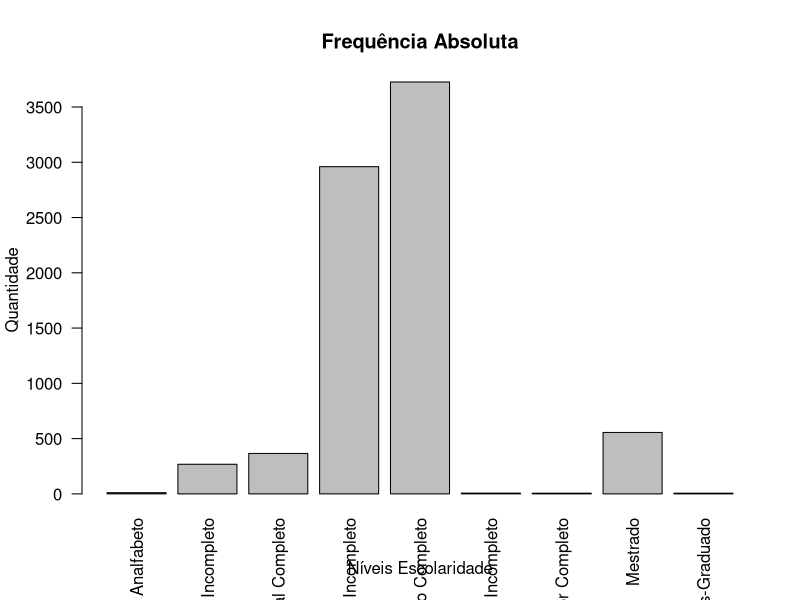
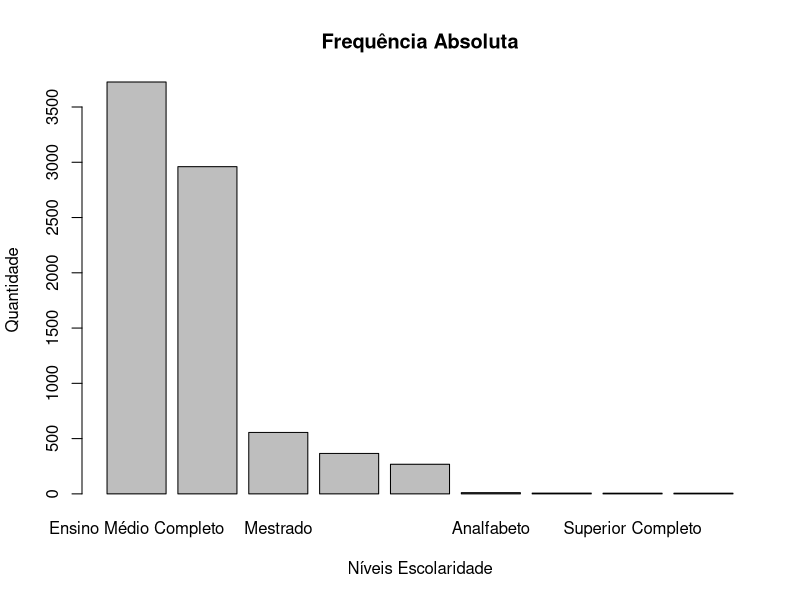
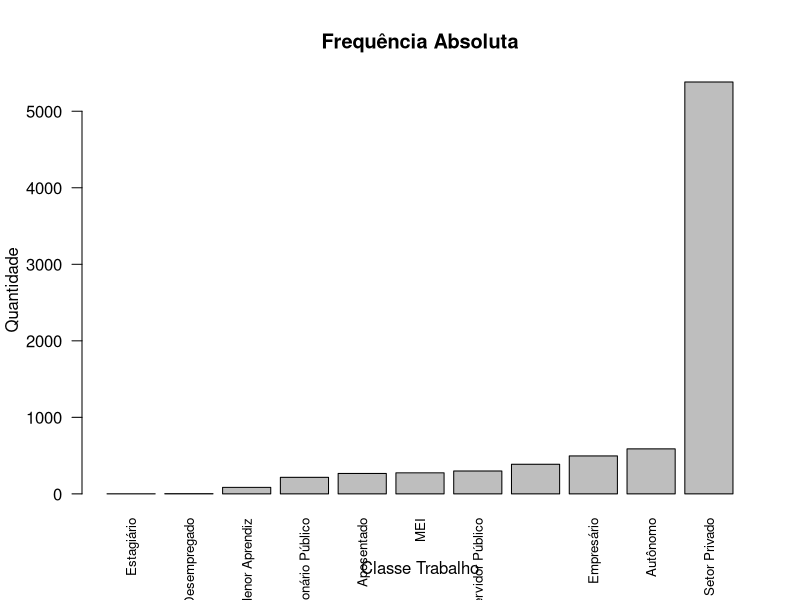
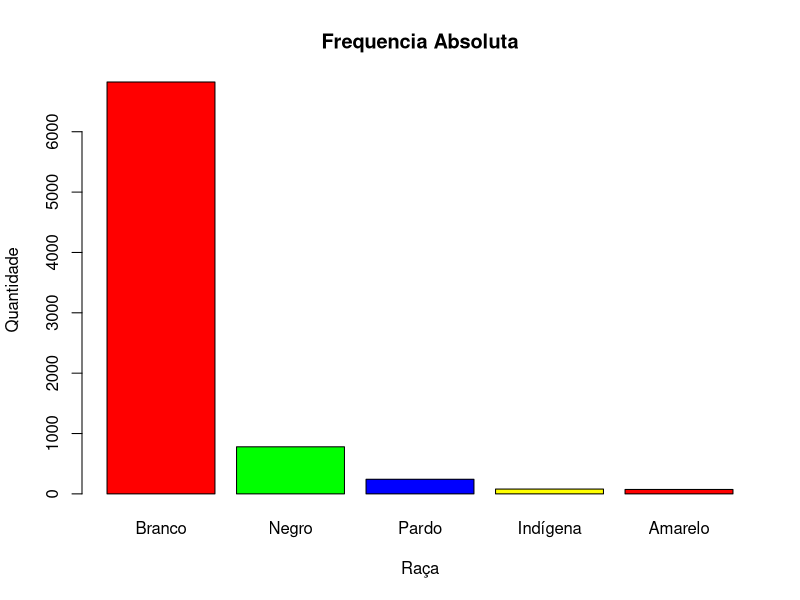
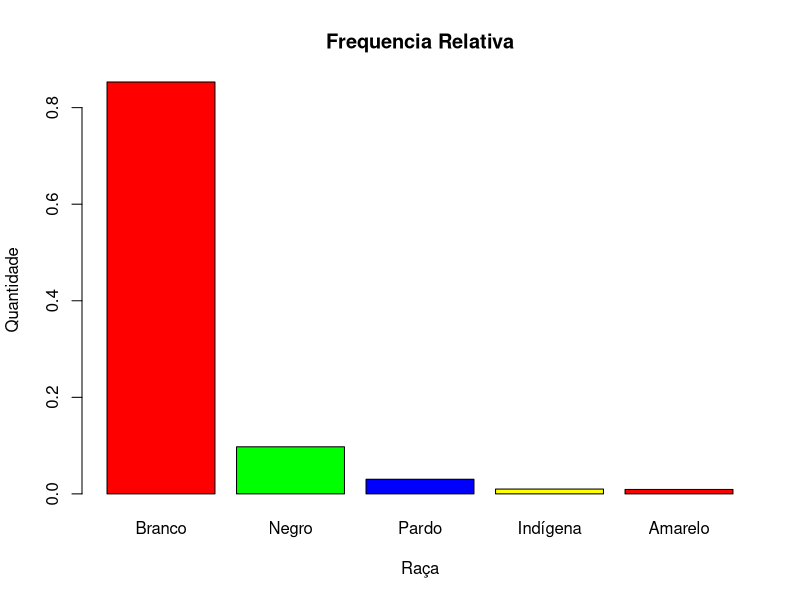
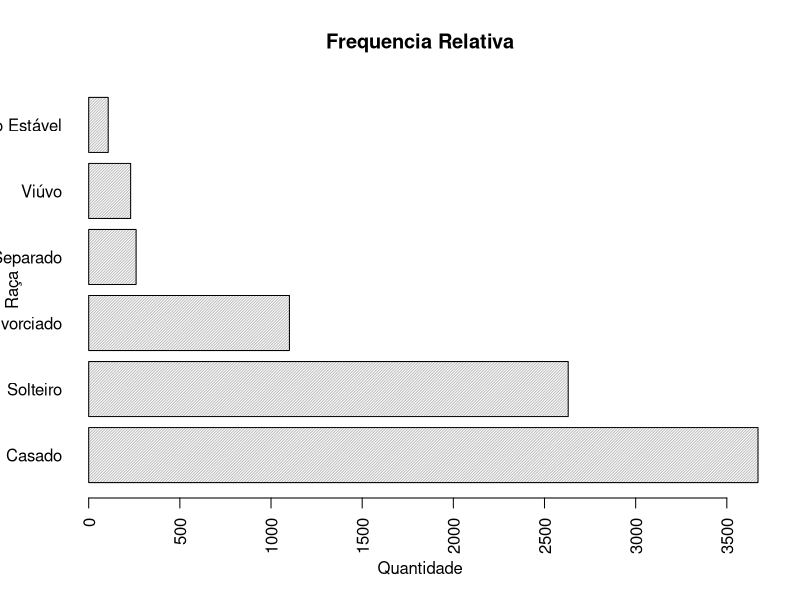
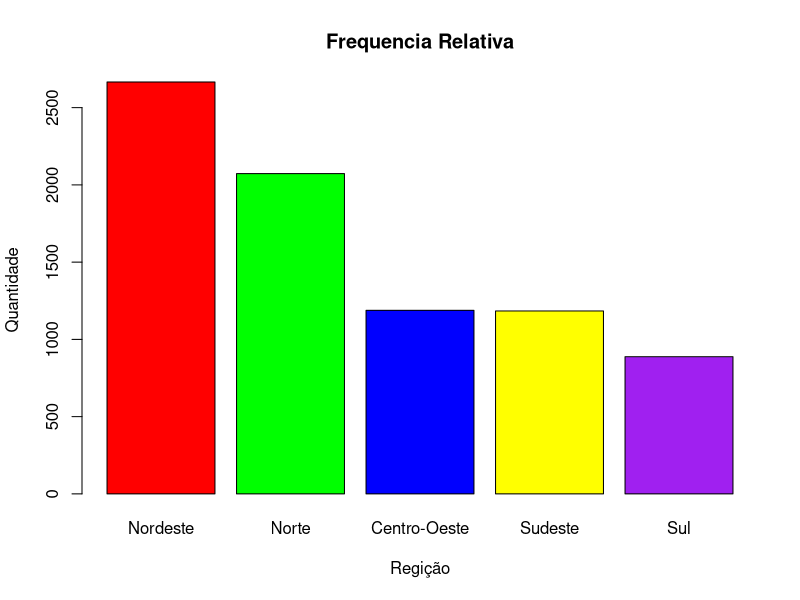
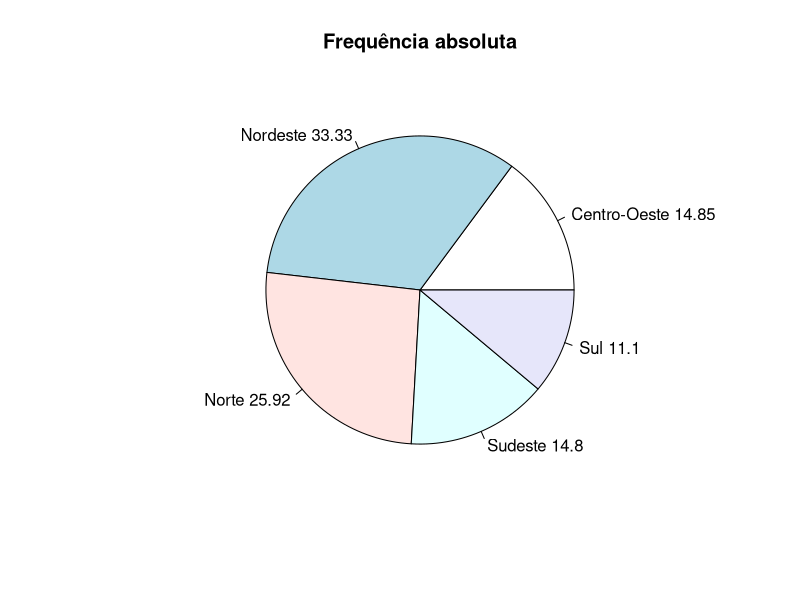

R code for these plots, in order:



os <- Sys.info()[['sysname']]

if (os == "Linux") {
    setwd("/home/quelvin/r_projects/analise_clientes_R/")
} else if (os == "Windows") {
    setwd("C:/Users/Cerqueira/r_projects/analise_clientes/")
} else {
  print(paste("Você está usando:", os))
}




# Definindo pasta de trabalho


# Importando dataset
df <- read.csv("data/clientes_8000-1.csv",
                 sep=";",
                 dec=",",
                 fileEncoding = "latin1")

# Verificando primeiras linhas
head(df)

# Verificando colunas nulas ou em branco
colSums(is.na(df)|df=="")

# Vistualizar dados 
View(df)

# Estrutura dos dados 
str(df)
# idade             - quantitativa discreta
# classe_trabalho   - qualitativa nominal
# escolaridade      - qualitativa ordinal
# anos_estudo       - quantitativa discreta
# Estado_civil      - qualitativa nominal
# raça              - qualitativa nominal
# sexo              - qualitativa nominal
# uf                - qualitativa nominal
# regiao            - qualitativa nominal
# qtde_filho        - quantitativa discreta
# salário           - quantitativa continua 

# Verificando valores unicos
print(unique(df$classe_trabalho))

# Convertendo em factor 
df$classe_trabalho <- factor(df$classe_trabalho)


# Verificando valores unicos
print(unique(df$escolaridade))

# Convertendo em factor 
df$escolaridade <- factor(df$escolaridade,levels 
                          = c("Analfabeto",
                              "Ensino Fundamental Incompleto",
                              "Ensino Fundamental Completo",
                              "Ensino Médio Incompleto",
                              "Ensino Médio Completo",
                              "Superior Incompleto",
                              "Superior Completo",
                              "Mestrado",
                              "Pós-Graduado"),
                          ordered = TRUE)

levels(df$escolaridade)


# Verificando valores unicos
print(unique(df$Estado_civil))

# Convertendo em factor 
df$Estado_civil <- factor(df$Estado_civil)


# Verificando valores unicos
print(unique(df$raça))

# Convertendo em factor 
df$raça <- factor(df$raça)


# Verificando valores unicos
print(unique(df$sexo))

# Convertendo em factor 
df$sexo <- factor(df$sexo)


# Verificando valores unicos
print(unique(df$região))

# Convertendo em factor 
df$região <- factor(df$região)


# Verificando valores unicos
print(unique(df$UF))

# Convertendo em factor 
df$UF <- factor(df$UF)

# Verificando níveis 
levels(df$escolaridade)


# Verificando ultimas linhas
tail(df)

# Visualizando dados modo planilha
View(df)

# Análise macro dos dados
summary(df)

# ------------------ESCOLARIDADE-----------------------------------------------#

# Frequência absoluta
fa_escolaridade <- table(df$escolaridade)
fa_escolaridade

# Frequência relativa
fr_escolaridade <- prop.table(table(df$escolaridade))
fr_escolaridade

# Frequência percentual
fp_escolaridade <- fr_escolaridade*100
fp_escolaridade
round(fp_escolaridade,digits = 2)

# Moda
names(fa_escolaridade)[which.max(fa_escolaridade)]

barplot(fa_escolaridade,
        main="Frequência Absoluta",
        xlab="Níveis Escolaridade",
        ylab="Quantidade",
        cex.names =1,
        las = 2)



barplot(sort(fa_escolaridade,decreasing = TRUE),
        main="Frequência Absoluta",
        xlab="Níveis Escolaridade",
        ylab="Quantidade")

# ------------------CLASSE DE TRABALHO-----------------------------------------#


levels(df$classe_trabalho)

# Frequência absoluta
fa_classe_trabalho = table(df$classe_trabalho)
fa_classe_trabalho
sort(fa_classe_trabalho)

# Frequência relativa
fr_classe_trabalho <- prop.table(table(df$classe_trabalho))
sort(fr_classe_trabalho)

# Frequência rercentual
fp_classe_trabalho <- fr_classe_trabalho*100
sort(round(fp_classe_trabalho,digits = 2))

# Moda
names(fa_classe_trabalho)[which.max(fa_classe_trabalho)]

# Plotagem
barplot(sort(fa_classe_trabalho),
        main = "Frequência Absoluta",
        ylab = "Quantidade",
        xlab = "Classe Trabalho",
        cex.names = 0.8,
        las=2)

# ------------------Raça-------------------------------------------------------#

levels(df$raça)

# Frequência absoluta
fa_raca = table(df$raça)
sort(fa_raca, decreasing = TRUE)

# Frequência relativa
fr_raca <- prop.table(table(df$raça))
fr_raca

# Frquência percentual
fp_raca <- fr_raca*100
sort(round(fp_raca,digits = 2),decreasing = TRUE)


barplot(sort(fa_raca,decreasing = TRUE),
        main = "Frequencia Absoluta",
        ylab = "Quantidade",
        xlab = "Raça",
        col = c("red", "green", "blue", "yellow"))



barplot(sort(fr_raca,decreasing = TRUE),
        main = "Frequencia Relativa",
        ylab = "Quantidade",
        xlab = "Raça",
        col = c("red", "green", "blue", "yellow"))


# ------------------Estado Civil-----------------------------------------------#

levels(df$Estado_civil)

fa_estado_civil <- table(df$Estado_civil)
fa_estado_civil

barplot(sort(fa_estado_civil,decreasing = TRUE),
        main = "Frequencia Relativa",
        ylab = "Raça",
        xlab = "Quantidade",
        density = 50,
        horiz = TRUE,
        las=2)

# ------------------Região-----------------------------------------------------#

levels(df$região)

fa_regiao <- table(df$região)
fa_regiao

barplot(sort(fa_regiao,decreasing = TRUE),
        main = "Frequencia Relativa",
        ylab = "Quantidade",
        xlab = "Regição",
        col = c("red", "green", "blue", "yellow","purple"))


fp_regiao  <- prop.table(table(df$região))*100
pie(fp_regiao,
    main= "Frequência absoluta",
    labels  = paste( names(fp_regiao), as.character(round(fp_regiao,digits = 2))))


# ------------------UF---------------------------------------------------------#

levels(df$UF)

fa_uf  <-table(df$UF)
fa_uf

barplot(sort(fa_uf,decreasing = TRUE),
        main = "Frequencia Relativa",
        ylab = "Quantidade",
        xlab = "UF",
        col = heat.colors(length(fa_uf)),
        density = 90)

################### QUATITATIVAS DISCRETAS #####################################
# ------------------IDADE------------------------------------------------------#

fa_idade <- table(df$idade)
fr_idade <- prop.table(table(df$idade))
fp_idade <- fr_idade*100

fa_idade
fr_idade
fp_idade

barplot(sort(fa_idade,decreasing = TRUE),las=2)

# Medidas de resumo
# Moda 
names(fa_idade)[which.max(fa_idade)]

# Mediana
median(df$idade)
median(df$idade,na.rm = TRUE)

# Media
mean(df$idade)
mean(df$idade,na.rm = TRUE)

# Quartis
# São amplamente utilizados em estatística para entender a distribuição de um 
# conjunto de dados. Os quartis ajudam a identificar a dispersão e a localização central dos dados, 
# facilitando a análise de tendências e variações. Eles são parte de uma análise descritiva mais 
# ampla que inclui outras medidas como mediana, média, e desvio padrão.

quantile(df$idade)
qt_idade <- quantile(df$idade,na.rm = TRUE)

qt_idade
boxplot(df$idade, 
        main="Boxplot Idade",
        xlab="",
        ylab="Quantidade")

boxplot(df$idade~df$região)


max(df$idade)
min(df$idade)

# Amplitude 
# Mede a dispersão dos dados: A amplitude fornece uma ideia rápida de como os dados 
# estão espalhados. Um valor alto de amplitude indica que os dados estão amplamente 
# distribuídos, enquanto uma amplitude baixa indica que os dados estão concentrados em t
# orno de valores semelhantes.
# 
# Comparação de variabilidade entre conjuntos de dados: A amplitude é útil quando 
# você quer comparar rapidamente a variabilidade entre diferentes conjuntos de dados. 
# Se dois conjuntos de dados tiverem médias semelhantes, mas amplitudes diferentes, o 
# conjunto com maior amplitude terá mais variabilidade.
diff(range(df$idade))
diff(range(df$idade,na.rm = TRUE))

# Variância
# A variância quantifica o grau de espalhamento dos dados em torno da média. 
# Valores maiores de variância indicam que os dados estão mais dispersos 
# (maior variabilidade), enquanto valores menores de variância indicam que os dados 
# estão mais próximos da média (menor variabilidade).
# 
# Identificação de padrões de variabilidade: A variância ajuda a identificar se 
# um conjunto de dados tem muita ou pouca variação. Isso é útil em várias áreas, como economia, 
# engenharia, finanças e ciências sociais, onde compreender a estabilidade ou a 
# flutuação dos dados é crucial.
var(df$idade)

# Desvio Padrão
# Dispersão em torno da média: O desvio padrão de 13.57 significa que, em média, os 
# valores do seu conjunto de dados estão a cerca de 13.57 unidades de distância da média.
# Comparação com a média: Se a média dos dados for, por exemplo, 50, o desvio padrão 
# de 13.57 sugere que os dados variam moderadamente em torno da média, com muitos 
# valores entre 36.43 (50 - 13.57) e 63.57 (50 + 13.57).
sd(df$idade)


# Coeficiente de variação
# O CV é útil quando você quer comparar a variabilidade entre dois ou mais conjuntos 
# de dados que estão em diferentes escalas. Como ele é uma medida relativa (percentual), 
# ele permite comparações diretas, o que não é possível com medidas de dispersão absolutas 
# como o desvio padrão ou a variância.
sd(df$idade)/mean(df$idade)

# # Amplitude interquartilica
# O IQR mostra a variação dos valores centrais de um conjunto de dados, focando 
# nos 50% do meio. Isso exclui os valores extremos (outliers) e fornece uma
# medida mais robusta de dispersão do que a amplitude total, que considera o
# s valores mínimo e máximo.
quartis_idade <-quantile(df$idade)
quartis_idade[4]-quartis_idade[2]

# Frequência acumulada 
# A frequência acumulada ajuda a entender como os dados se acumulam à medida que 
# se avança pelas diferentes categorias ou intervalos. Isso facilita a análise de 
# onde estão concentradas as observações em um conjunto de dados.
# Exemplo: Se você estiver analisando notas de uma turma e calcular a frequência 
# acumulada, poderá ver quantos alunos tiraram notas abaixo de um certo valor (como 50, 60, 70, etc.).
faa_idade <- cumsum(df$idade)
faa_idade2 <- cumsum(head(df$idade,n = 10))


barplot(faa_idade)
pie(faa_idade)
plot(fa_idade,
     main="Frequencia absoluta",
     ylab = "Quantidade",
     xlab="Idades")

plot(faa_idade2,
     main="Frequencia absoluta",
     ylab = "Quantidade",
     xlab="Idades",
     type = "s")


